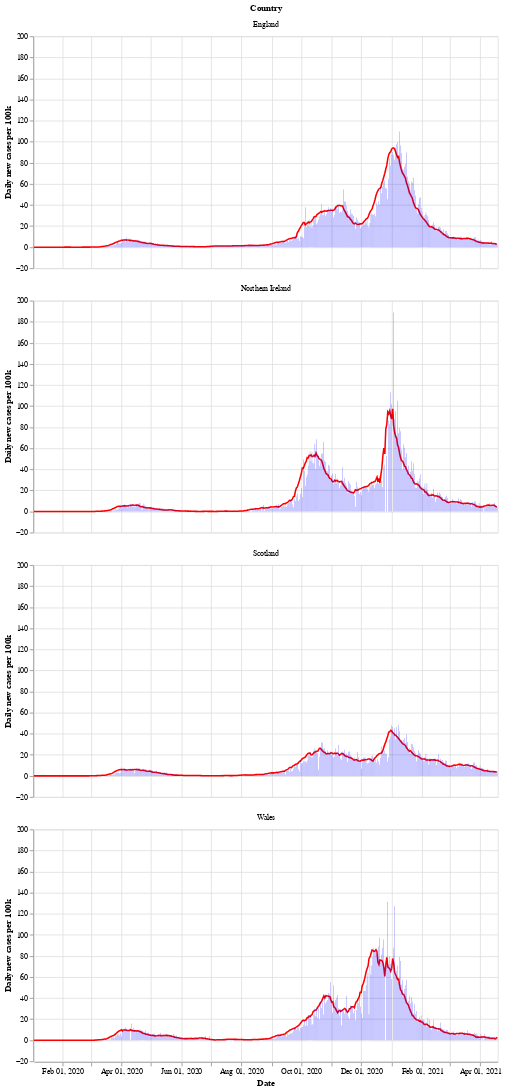

The notebook cell this image was saved under:
### Markdown cell above
Next is a bar chart of the number of new cases in each country (per 100k population), with the 7 day moving average of cases. Again we see that Wales saw a longer period of raising and falling cases compared to the other countries.

After a period of cases falling, each nation is now seeing a rise in the number of cases - especially in Wales.

### Code cell
# collapse
bars = alt.Chart(uk_cases).mark_bar().encode(
    x=alt.X("yearmonthdate(date):T", axis=alt.Axis(title='Date')),
    y=alt.Y("newCasesRate:Q", axis=alt.Axis(title='Daily new cases per 100k')),
    tooltip='newCasesRate',
    color=alt.condition(
        alt.datum.dailyChange > 0,
        alt.value("orange"),  # The positive color
        alt.value("blue")  # The negative color
    )
).properties(title='New cases per 100k population with rolling 7 day average', width=600).interactive()
line = alt.Chart(uk_cases).mark_line(
    color='red',
    size=2,
).transform_window(
    rolling_mean='mean(newCasesRate)',
    frame=[0, 7],
    groupby=['areaName']
).encode(
    x='yearmonthdate(date):T',
    y='rolling_mean:Q'
)
alt.layer(line, bars, data=uk_cases).facet(alt.Row('areaName', title='Country'), columns=1)

### Figure 1 — Vega-Lite specification as saved in the notebook (floating-point values rounded to 4 significant figures; data arrays with more than 128 entries replaced by an {"elided": "..."} marker saying what was removed)
{"config": {"view": {"continuousWidth": 400, "continuousHeight": 300}}, "data": {"name": "data-e0a7ca193b33e0061b18b61e21d26f30"}, "facet": {"type": "nominal", "field": "areaName", "title": "Country"}, "spec": {"layer": [{"mark": {"type": "line", "color": "red", "size": 2}, "encoding": {"x": {"type": "temporal", "field": "date", "timeUnit": "yearmonthdate"}, "y": {"type": "quantitative", "field": "rolling_mean"}}, "transform": [{"window": [{"op": "mean", "field": "newCasesRate", "as": "rolling_mean"}], "frame": [0, 7], "groupby": ["areaName"]}]}, {"mark": "bar", "encoding": {"color": {"condition": {"value": "orange", "test": "(datum.dailyChange > 0)"}, "value": "blue"}, "tooltip": {"type": "quantitative", "field": "newCasesRate"}, "x": {"type": "temporal", "axis": {"title": "Date"}, "field": "date", "timeUnit": "yearmonthdate"}, "y": {"type": "quantitative", "axis": {"title": "Daily new cases per 100k"}, "field": "newCasesRate"}}, "selection": {"selector002": {"type": "interval", "bind": "scales", "encodings": ["x", "y"]}}, "title": "New cases per 100k population with rolling 7 day average", "width": 600}]}, "columns": 1, "$schema": "https://vega.github.io/schema/vega-lite/v4.8.1.json", "datasets": {"data-e0a7ca193b33e0061b18b61e21d26f30": {"elided": "1888 records"}}}
